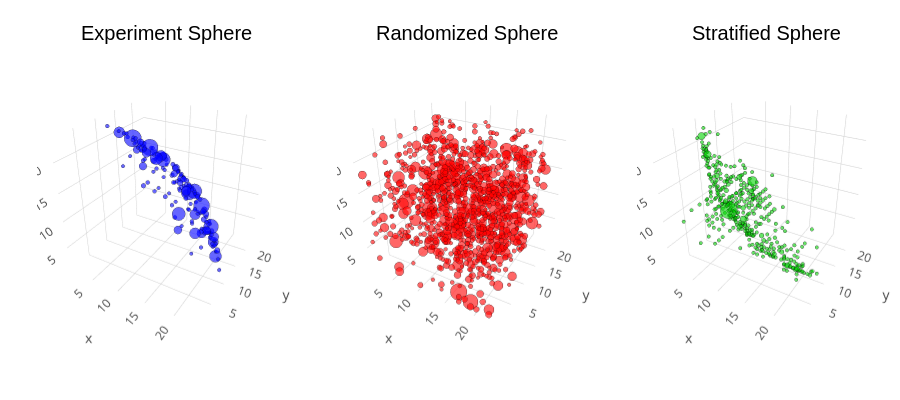

The notebook cell saved with this chart:
### Code cell
p1 = plot_tensor(𝕊; title="Experiment Sphere", color=:blue)
p2 = plot_tensor(𝕊_rn; title="Randomized Sphere", color=:red)
p3 = plot_tensor(𝕊_st; title="Stratified Sphere", color=:green)
Plots.plot(p1, p2, p3; layout=(1,3), size=(900,400))
